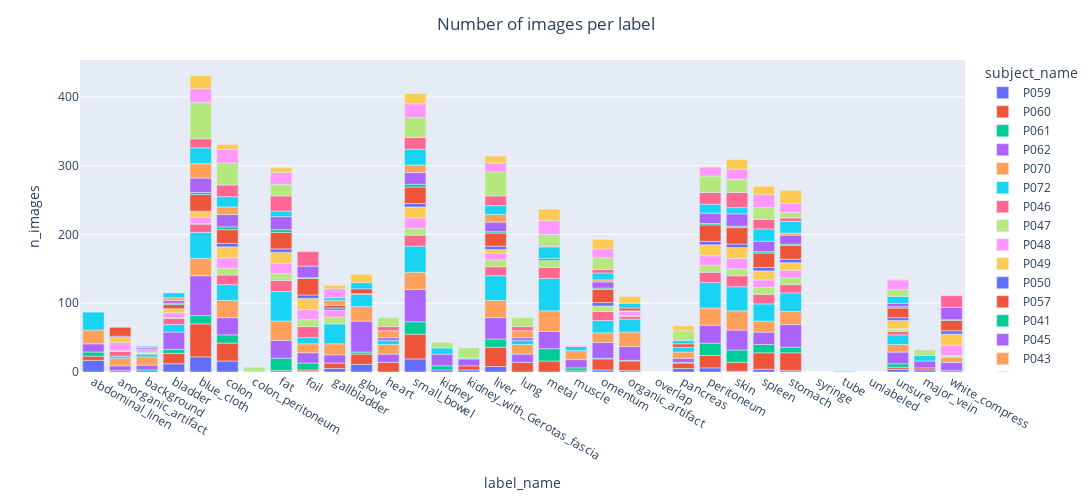

This figure's notebook cell:
### Markdown cell above
## Label Distribution

### Code cell
df_labels = sqldf(
    """
    SELECT label_name, subject_name, COUNT(*) AS n_images, SUM(n_pixels) AS n_pixels
    FROM df
    WHERE label_name NOT IN ('unlabeled', 'overlap')
    GROUP BY label_name, subject_name
"""
)

fig = px.bar(df_labels, x="label_name", y="n_images", color="subject_name")
fig.update_layout(title_text="Number of images per label", title_x=0.5)
fig.layout.xaxis.categoryorder = "array"
fig.layout.xaxis.categoryarray = sorted_labels
fig.layout.height = 500
fig.layout.width = 2000
fig.update_yaxes(matches=None, showticklabels=True)
fig.show()

### Figure 1 — Plotly figure (JSON) as saved in the notebook; plotly's stock layout.template omitted (floating-point values rounded to 4 significant figures)
{"data": [{"alignmentgroup": "True", "hovertemplate": "subject_name=P059<br>label_name=%{x}<br>n_images=%{y}<extra></extra>", "legendgroup": "P059", "marker": {"color": "#636efa", "pattern": {"shape": ""}}, "name": "P059", "offsetgroup": "P059", "orientation": "v", "showlegend": true, "textposition": "auto", "type": "bar", "x": ["abdominal_linen", "bladder", "blue_cloth", "colon", "foil", "gallbladder", "glove", "small_bowel", "kidney", "kidney_with_Gerotas_fascia", "liver", "omentum", "organic_artifact", "pancreas", "peritoneum", "skin", "spleen", "stomach", "unsure", "major_vein"], "xaxis": "x", "y": [17, 12, 22, 16, 1, 5, 11, 19, 3, 3, 8, 3, 2, 5, 6, 1, 4, 2, 4, 3], "yaxis": "y"}, {"alignmentgroup": "True", "hovertemplate": "subject_name=P060<br>label_name=%{x}<br>n_images=%{y}<extra></extra>", "legendgroup": "P060", "marker": {"color": "#EF553B", "pattern": {"shape": ""}}, "name": "P060", "offsetgroup": "P060", "orientation": "v", "showlegend": true, "textposition": "auto", "type": "bar", "x": ["abdominal_linen", "bladder", "blue_cloth", "colon", "fat", "foil", "gallbladder", "glove", "heart", "small_bowel", "kidney_with_Gerotas_fascia", "liver", "lung", "metal", "muscle", "omentum", "organic_artifact", "pancreas", "peritoneum", "skin", "spleen", "stomach", "unsure", "major_vein", "white_compress"], "xaxis": "x", "y": [6, 15, 48, 26, 2, 2, 8, 15, 14, 36, 6, 28, 14, 16, 2, 16, 14, 8, 18, 13, 24, 26, 3, 3, 2], "yaxis": "y"}, {"alignmentgroup": "True", "hovertemplate": "subject_name=P061<br>label_name=%{x}<br>n_images=%{y}<extra></extra>", "legendgroup": "P061", "marker": {"color": "#00cc96", "pattern": {"shape": ""}}, "name": "P061", "offsetgroup": "P061", "orientation": "v", "showlegend": true, "textposition": "auto", "type": "bar", "x": ["abdominal_linen", "anorganic_artifact", "background", "bladder", "blue_cloth", "colon", "colon_peritoneum", "fat", "foil", "glove", "small_bowel", "kidney", "liver", "metal", "muscle", "omentum", "organic_artifact", "pancreas", "peritoneum", "skin", "spleen", "stomach", "unsure"], "xaxis": "x", "y": [6, 2, 3, 6, 12, 12, 1, 18, 10, 3, 18, 6, 12, 18, 4, 1, 1, 1, 18, 18, 12, 8, 5], "yaxis": "y"}, {"alignmentgroup": "True", "hovertemplate": "subject_name=P062<br>label_name=%{x}<br>n_images=%{y}<extra></extra>", "legendgroup": "P062", "marker": {"color": "#ab63fa", "pattern": {"shape": ""}}, "name": "P062", "offsetgroup": "P062", "orientation": "v", "showlegend": true, "textposition": "auto", "type": "bar", "x": ["abdominal_linen", "anorganic_artifact", "background", "bladder", "blue_cloth", "colon", "fat", "foil", "gallbladder", "glove", "heart", "small_bowel", "kidney", "kidney_with_Gerotas_fascia", "liver", "lung", "metal", "muscle", "omentum", "organic_artifact", "pancreas", "peritoneum", "skin", "spleen", "stomach", "unsure", "major_vein", "white_compress"], "xaxis": "x", "y": [12, 7, 7, 25, 58, 25, 26, 15, 12, 45, 12, 47, 17, 10, 31, 12, 25, 12, 23, 20, 6, 26, 29, 18, 33, 17, 10, 12], "yaxis": "y"}, {"alignmentgroup": "True", "hovertemplate": "subject_name=P070<br>label_name=%{x}<br>n_images=%{y}<extra></extra>", "legendgroup": "P070", "marker": {"color": "#FFA15A", "pattern": {"shape": ""}}, "name": "P070", "offsetgroup": "P070", "orientation": "v", "showlegend": true, "textposition": "auto", "type": "bar", "x": ["abdominal_linen", "anorganic_artifact", "background", "blue_cloth", "colon", "fat", "foil", "gallbladder", "glove", "heart", "small_bowel", "liver", "lung", "metal", "muscle", "omentum", "organic_artifact", "pancreas", "peritoneum", "skin", "spleen", "stomach", "unsure", "white_compress"], "xaxis": "x", "y": [20, 11, 12, 25, 25, 28, 13, 16, 21, 14, 25, 25, 14, 30, 13, 14, 21, 9, 25, 28, 16, 19, 11, 7], "yaxis": "y"}, {"alignmentgroup": "True", "hovertemplate": "subject_name=P072<br>label_name=%{x}<br>n_images=%{y}<extra></extra>", "legendgroup": "P072", "marker": {"color": "#19d3f3", "pattern": {"shape": ""}}, "name": "P072", "offsetgroup": "P072", "orientation": "v", "showlegend": true, "textposition": "auto", "type": "bar", "x": ["abdominal_linen", "anorganic_artifact", "background", "bladder", "blue_cloth", "colon", "fat", "foil", "gallbladder", "glove", "heart", "small_bowel", "kidney", "kidney_with_Gerotas_fascia", "liver", "lung", "metal", "muscle", "omentum", "organic_artifact", "pancreas", "peritoneum", "skin", "spleen", "stomach", "tube", "unsure", "major_vein", "white_compress"], "xaxis": "x", "y": [26, 3, 4, 11, 38, 23, 43, 9, 29, 18, 6, 38, 9, 1, 36, 6, 47, 6, 18, 19, 7, 37, 35, 25, 27, 1, 14, 8, 1], "yaxis": "y"}, {"alignmentgroup": "True", "hovertemplate": "subject_name=P046<br>label_name=%{x}<br>n_images=%{y}<extra></extra>", "legendgroup": "P046", "marker": {"color": "#FF6692", "pattern": {"shape": ""}}, "name": "P046", "offsetgroup": "P046", "orientation": "v", "showlegend": true, "textposition": "auto", "type": "bar", "x": ["anorganic_artifact", "background", "bladder", "blue_cloth", "colon", "fat", "foil", "glove", "small_bowel", "liver", "metal", "omentum", "organic_artifact", "peritoneum", "skin", "spleen", "stomach", "unsure"], "xaxis": "x", "y": [7, 1, 9, 12, 14, 16, 16, 1, 16, 13, 16, 13, 4, 15, 16, 14, 12, 5], "yaxis": "y"}, {"alignmentgroup": "True", "hovertemplate": "subject_name=P047<br>label_name=%{x}<br>n_images=%{y}<extra></extra>", "legendgroup": "P047", "marker": {"color": "#B6E880", "pattern": {"shape": ""}}, "name": "P047", "offsetgroup": "P047", "orientation": "v", "showlegend": true, "textposition": "auto", "type": "bar", "x": ["anorganic_artifact", "background", "bladder", "blue_cloth", "colon", "fat", "foil", "gallbladder", "small_bowel", "liver", "metal", "omentum", "organic_artifact", "peritoneum", "skin", "spleen", "stomach", "unsure", "white_compress"], "xaxis": "x", "y": [1, 2, 1, 1, 10, 10, 10, 10, 10, 10, 10, 8, 1, 10, 10, 10, 10, 3, 2], "yaxis": "y"}, {"alignmentgroup": "True", "hovertemplate": "subject_name=P048<br>label_name=%{x}<br>n_images=%{y}<extra></extra>", "legendgroup": "P048", "marker": {"color": "#FF97FF", "pattern": {"shape": ""}}, "name": "P048", "offsetgroup": "P048", "orientation": "v", "showlegend": true, "textposition": "auto", "type": "bar", "x": ["anorganic_artifact", "background", "bladder", "blue_cloth", "colon", "fat", "foil", "gallbladder", "small_bowel", "liver", "organic_artifact", "peritoneum", "skin", "spleen", "stomach", "unsure", "white_compress"], "xaxis": "x", "y": [12, 4, 7, 9, 15, 15, 15, 10, 15, 10, 6, 14, 15, 11, 11, 1, 15], "yaxis": "y"}, {"alignmentgroup": "True", "hovertemplate": "subject_name=P049<br>label_name=%{x}<br>n_images=%{y}<extra></extra>", "legendgroup": "P049", "marker": {"color": "#FECB52", "pattern": {"shape": ""}}, "name": "P049", "offsetgroup": "P049", "orientation": "v", "showlegend": true, "textposition": "auto", "type": "bar", "x": ["anorganic_artifact", "bladder", "blue_cloth", "colon", "fat", "foil", "small_bowel", "liver", "organic_artifact", "peritoneum", "skin", "spleen", "stomach", "unsure", "white_compress"], "xaxis": "x", "y": [7, 6, 8, 16, 16, 16, 16, 5, 1, 16, 16, 13, 11, 12, 16], "yaxis": "y"}, {"alignmentgroup": "True", "hovertemplate": "subject_name=P050<br>label_name=%{x}<br>n_images=%{y}<extra></extra>", "legendgroup": "P050", "marker": {"color": "#636efa", "pattern": {"shape": ""}}, "name": "P050", "offsetgroup": "P050", "orientation": "v", "showlegend": true, "textposition": "auto", "type": "bar", "x": ["anorganic_artifact", "background", "blue_cloth", "colon", "fat", "foil", "gallbladder", "small_bowel", "liver", "omentum", "peritoneum", "skin", "spleen", "stomach", "unsure", "white_compress"], "xaxis": "x", "y": [2, 2, 1, 5, 5, 5, 3, 5, 5, 5, 5, 5, 5, 5, 4, 5], "yaxis": "y"}, {"alignmentgroup": "True", "hovertemplate": "subject_name=P057<br>label_name=%{x}<br>n_images=%{y}<extra></extra>", "legendgroup": "P057", "marker": {"color": "#EF553B", "pattern": {"shape": ""}}, "name": "P057", "offsetgroup": "P057", "orientation": "v", "showlegend": true, "textposition": "auto", "type": "bar", "x": ["anorganic_artifact", "background", "bladder", "blue_cloth", "colon", "fat", "foil", "gallbladder", "glove", "small_bowel", "liver", "omentum", "organic_artifact", "pancreas", "peritoneum", "skin", "spleen", "stomach", "unsure", "white_compress"], "xaxis": "x", "y": [13, 1, 6, 24, 20, 24, 24, 4, 7, 24, 19, 19, 4, 5, 24, 24, 21, 20, 14, 15], "yaxis": "y"}, {"alignmentgroup": "True", "hovertemplate": "subject_name=P041<br>label_name=%{x}<br>n_images=%{y}<extra></extra>", "legendgroup": "P041", "marker": {"color": "#00cc96", "pattern": {"shape": ""}}, "name": "P041", "offsetgroup": "P041", "orientation": "v", "showlegend": true, "textposition": "auto", "type": "bar", "x": ["background", "bladder", "blue_cloth", "colon", "fat", "foil", "small_bowel", "liver", "metal", "omentum", "peritoneum", "skin", "spleen", "stomach", "unsure", "white_compress"], "xaxis": "x", "y": [1, 2, 3, 4, 4, 1, 4, 2, 3, 2, 2, 2, 2, 2, 2, 1], "yaxis": "y"}, {"alignmentgroup": "True", "hovertemplate": "subject_name=P045<br>label_name=%{x}<br>n_images=%{y}<extra></extra>", "legendgroup": "P045", "marker": {"color": "#ab63fa", "pattern": {"shape": ""}}, "name": "P045", "offsetgroup": "P045", "orientation": "v", "showlegend": true, "textposition": "auto", "type": "bar", "x": ["background", "bladder", "blue_cloth", "colon", "fat", "foil", "heart", "small_bowel", "liver", "lung", "omentum", "peritoneum", "skin", "spleen", "stomach", "unsure", "white_compress"], "xaxis": "x", "y": [1, 4, 21, 18, 19, 17, 4, 17, 14, 4, 9, 15, 18, 15, 13, 5, 18], "yaxis": "y"}, {"alignmentgroup": "True", "hovertemplate": "subject_name=P043<br>label_name=%{x}<br>n_images=%{y}<extra></extra>", "legendgroup": "P043", "marker": {"color": "#FFA15A", "pattern": {"shape": ""}}, "name": "P043", "offsetgroup": "P043", "orientation": "v", "showlegend": true, "textposition": "auto", "type": "bar", "x": ["bladder", "blue_cloth", "colon", "gallbladder", "heart", "small_bowel", "liver", "lung", "omentum", "stomach"], "xaxis": "x", "y": [4, 21, 11, 7, 10, 11, 11, 10, 3, 3], "yaxis": "y"}, {"alignmentgroup": "True", "hovertemplate": "subject_name=P068<br>label_name=%{x}<br>n_images=%{y}<extra></extra>", "legendgroup": "P068", "marker": {"color": "#19d3f3", "pattern": {"shape": ""}}, "name": "P068", "offsetgroup": "P068", "orientation": "v", "showlegend": true, "textposition": "auto", "type": "bar", "x": ["bladder", "blue_cloth", "colon", "fat", "gallbladder", "glove", "small_bowel", "liver", "metal", "omentum", "organic_artifact", "pancreas", "peritoneum", "skin", "spleen", "stomach", "unsure"], "xaxis": "x", "y": [7, 23, 15, 8, 4, 9, 23, 13, 17, 10, 7, 5, 13, 9, 18, 17, 10], "yaxis": "y"}, {"alignmentgroup": "True", "hovertemplate": "subject_name=P044<br>label_name=%{x}<br>n_images=%{y}<extra></extra>", "legendgroup": "P044", "marker": {"color": "#FF6692", "pattern": {"shape": ""}}, "name": "P044", "offsetgroup": "P044", "orientation": "v", "showlegend": true, "textposition": "auto", "type": "bar", "x": ["blue_cloth", "colon", "fat", "foil", "heart", "small_bowel", "liver", "lung", "metal", "muscle", "omentum", "peritoneum", "skin", "spleen", "stomach", "white_compress"], "xaxis": "x", "y": [13, 17, 22, 21, 6, 17, 14, 6, 1, 1, 5, 17, 22, 14, 5, 17], "yaxis": "y"}, {"alignmentgroup": "True", "hovertemplate": "subject_name=P058<br>label_name=%{x}<br>n_images=%{y}<extra></extra>", "legendgroup": "P058", "marker": {"color": "#B6E880", "pattern": {"shape": ""}}, "name": "P058", "offsetgroup": "P058", "orientation": "v", "showlegend": true, "textposition": "auto", "type": "bar", "x": ["blue_cloth", "colon", "colon_peritoneum", "fat", "heart", "small_bowel", "kidney", "kidney_with_Gerotas_fascia", "liver", "lung", "metal", "omentum", "pancreas", "peritoneum", "skin", "spleen", "stomach", "unsure", "major_vein"], "xaxis": "x", "y": [53, 32, 6, 17, 13, 29, 8, 15, 35, 13, 17, 17, 14, 24, 19, 17, 8, 10, 8], "yaxis": "y"}, {"alignmentgroup": "True", "hovertemplate": "subject_name=P069<br>label_name=%{x}<br>n_images=%{y}<extra></extra>", "legendgroup": "P069", "marker": {"color": "#FF97FF", "pattern": {"shape": ""}}, "name": "P069", "offsetgroup": "P069", "orientation": "v", "showlegend": true, "textposition": "auto", "type": "bar", "x": ["blue_cloth", "colon", "fat", "gallbladder", "small_bowel", "liver", "metal", "omentum", "peritoneum", "skin", "spleen", "stomach", "unsure"], "xaxis": "x", "y": [20, 20, 17, 13, 20, 13, 20, 13, 13, 15, 19, 13, 14], "yaxis": "y"}, {"alignmentgroup": "True", "hovertemplate": "subject_name=P071<br>label_name=%{x}<br>n_images=%{y}<extra></extra>", "legendgroup": "P071", "marker": {"color": "#FECB52", "pattern": {"shape": ""}}, "name": "P071", "offsetgroup": "P071", "orientation": "v", "showlegend": true, "textposition": "auto", "type": "bar", "x": ["blue_cloth", "colon", "fat", "gallbladder", "glove", "small_bowel", "liver", "metal", "omentum", "organic_artifact", "pancreas", "peritoneum", "skin", "spleen", "stomach", "unsure"], "xaxis": "x", "y": [19, 7, 7, 5, 12, 15, 10, 17, 14, 10, 7, 1, 14, 12, 19, 1], "yaxis": "y"}], "layout": {"barmode": "relative", "height": 500, "legend": {"title": {"text": "subject_name"}, "tracegroupgap": 0}, "margin": {"t": 60}, "title": {"text": "Number of images per label", "x": 0.5}, "width": 2000, "xaxis": {"anchor": "y", "categoryarray": ["abdominal_linen", "anorganic_artifact", "background", "bladder", "blue_cloth", "colon", "colon_peritoneum", "fat", "foil", "gallbladder", "glove", "heart", "small_bowel", "kidney", "kidney_with_Gerotas_fascia", "liver", "lung", "metal", "muscle", "omentum", "organic_artifact", "overlap", "pancreas", "peritoneum", "skin", "spleen", "stomach", "syringe", "tube", "unlabeled", "unsure", "major_vein", "white_compress"], "categoryorder": "array", "domain": [0, 1], "title": {"text": "label_name"}}, "yaxis": {"anchor": "x", "domain": [0, 1], "showticklabels": true, "title": {"text": "n_images"}}}}
